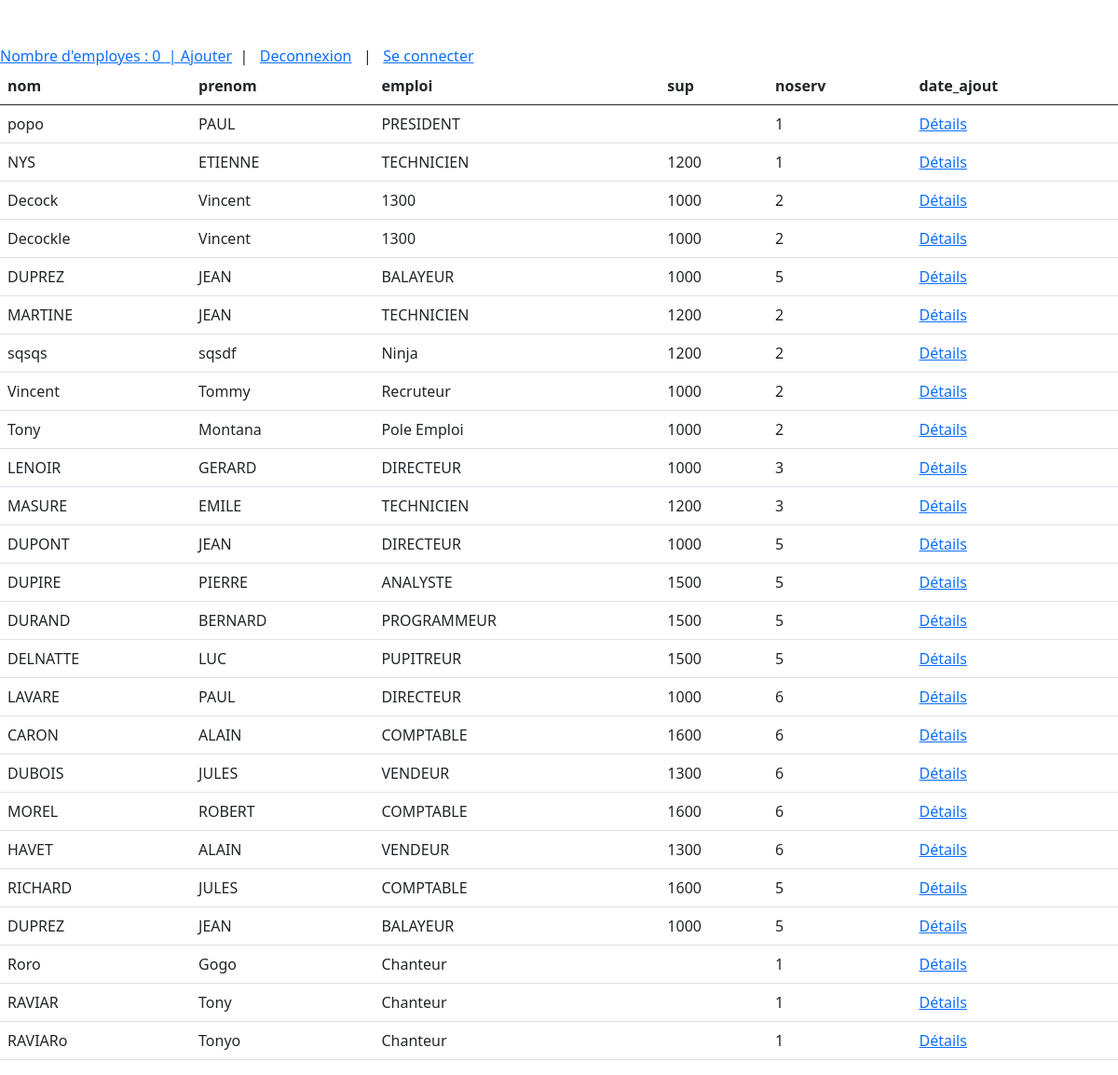
The page / on the database its author committed.
### tables this page shows
CREATE TABLE `employes` (
  `noemp` int(4) NOT NULL,
  `nom` varchar(20) DEFAULT NULL,
  `prenom` varchar(20) DEFAULT NULL,
  `emploi` varchar(20) DEFAULT NULL,
  `sup` int(4) DEFAULT NULL,
  `embauche` date DEFAULT NULL,
  `sal` float(9,2) DEFAULT NULL,
  `comm` float(9,2) DEFAULT NULL,
  `noserv` int(2) NOT NULL,
  `date_ajout` date DEFAULT NULL
);

### index.php (the view, shortened to what this page needs)
<?php
include_once("connexionbdd.php");
if(isset($_SESSION['user'])){
    $welcome = "Welcome ".$_SESSION['user']['username']." (".$_SESSION['user']['rang'].")<br><br>";
} else {
    $welcome = "<a href=\"login_page.php\"><br><br>";
}
$result = $conn->query("SELECT COUNT(date_ajout) FROM employes where date_ajout = DATE_FORMAT(SYSDATE(), '%Y-%m-%d')");
if($result->num_rows > 0) {
    $row = $result->fetch_all(MYSQLI_ASSOC);
    $compteur = "Nombre d'employes : ".$row[0]["COUNT(date_ajout)"];
}
$rows = "";
$result2 = $conn->query("SELECT * FROM employes");
while ($donnees = $result2->fetch_assoc())
{
    $rows .= "<tr>";
    $rows .= "<td hidden> ". $donnees['noemp']." </td>";
    $rows .= "<td>". $donnees['nom'] ." </td>";
    $rows .= "<td>". $donnees['prenom'] ." </td>";
    $rows .= "<td>". $donnees['emploi'] ." </td>";
    $rows .= "<td>". $donnees['sup'] ." </td>";
    $rows .= "<td>". $donnees['noserv'] ." </td>";
    $rows .= "<td>";
    $rows .= "<a href='detail-employes.php?id=".$donnees['noemp']."'>Détails</a>";
    $rows .= "</td></tr>";
}
?>
<!DOCTYPE html>
<html lang="en">
<head>
    <link href="https://cdn.jsdelivr.net/npm/bootstrap@5.0.0-beta3/dist/css/bootstrap.min.css" rel="stylesheet">
</head>
<body>
    <?php
     echo $welcome.$compteur; ?>
    &nbsp;|&nbsp;<a href='ajouter.php'>Ajouter</a>&nbsp;&nbsp;|&nbsp;&nbsp;
    <?php if($_SESSION['user']['rang'] = 1)
    {echo "<a href='deconnexion.php'>Deconnexion</a>";} else {}
    ?>
    &nbsp;&nbsp;|&nbsp;&nbsp; <a href='loginPage.php'>Se connecter</a>
    <table class="table">
        <thead>
            <tr>
                <th scope="col">nom</th>
                <th scope="col">prenom</th>
                <th scope="col">emploi</th>
                <th scope="col">sup</th>
                <th scope="col">noserv</th>
                <th scope="col">date_ajout</th>
            </tr>
        </thead>
        <?php echo $rows; ?>
    </table>
</body>
</html>

### rows shown on the page
employes: nom "popo", prenom "PAUL", emploi "PRESIDENT", noserv "1"
employes: nom "NYS", prenom "ETIENNE", emploi "TECHNICIEN", sup "1200", noserv "1"
employes: nom "Decock", prenom "Vincent", emploi "1300", sup "1000", noserv "2"
employes: nom "Decockle", prenom "Vincent", emploi "1300", sup "1000", noserv "2"
employes: nom "DUPREZ", prenom "JEAN", emploi "BALAYEUR", sup "1000", noserv "5"
employes: nom "MARTINE", prenom "JEAN", emploi "TECHNICIEN", sup "1200", noserv "2"
employes: nom "sqsqs", prenom "sqsdf", emploi "Ninja", sup "1200", noserv "2"
employes: nom "Vincent", prenom "Tommy", emploi "Recruteur", sup "1000", noserv "2"
employes: nom "Tony", prenom "Montana", emploi "Pole Emploi", sup "1000", noserv "2"
employes: nom "LENOIR", prenom "GERARD", emploi "DIRECTEUR", sup "1000", noserv "3"
employes: nom "MASURE", prenom "EMILE", emploi "TECHNICIEN", sup "1200", noserv "3"
employes: nom "DUPONT", prenom "JEAN", emploi "DIRECTEUR", sup "1000", noserv "5"
employes: nom "DUPIRE", prenom "PIERRE", emploi "ANALYSTE", sup "1500", noserv "5"
employes: nom "DURAND", prenom "BERNARD", emploi "PROGRAMMEUR", sup "1500", noserv "5"
employes: nom "DELNATTE", prenom "LUC", emploi "PUPITREUR", sup "1500", noserv "5"
employes: nom "LAVARE", prenom "PAUL", emploi "DIRECTEUR", sup "1000", noserv "6"
employes: nom "CARON", prenom "ALAIN", emploi "COMPTABLE", sup "1600", noserv "6"
employes: nom "DUBOIS", prenom "JULES", emploi "VENDEUR", sup "1300", noserv "6"
employes: nom "MOREL", prenom "ROBERT", emploi "COMPTABLE", sup "1600", noserv "6"
employes: nom "HAVET", prenom "ALAIN", emploi "VENDEUR", sup "1300", noserv "6"
employes: nom "RICHARD", prenom "JULES", emploi "COMPTABLE", sup "1600", noserv "5"
employes: nom "DUPREZ", prenom "JEAN", emploi "BALAYEUR", sup "1000", noserv "5"
employes: nom "Roro", prenom "Gogo", emploi "Chanteur", noserv "1"
employes: nom "RAVIAR", prenom "Tony", emploi "Chanteur", noserv "1"
employes: nom "RAVIARo", prenom "Tonyo", emploi "Chanteur", noserv "1"

### other values the page prints
$compteur "Nombre d'employes : 0"
